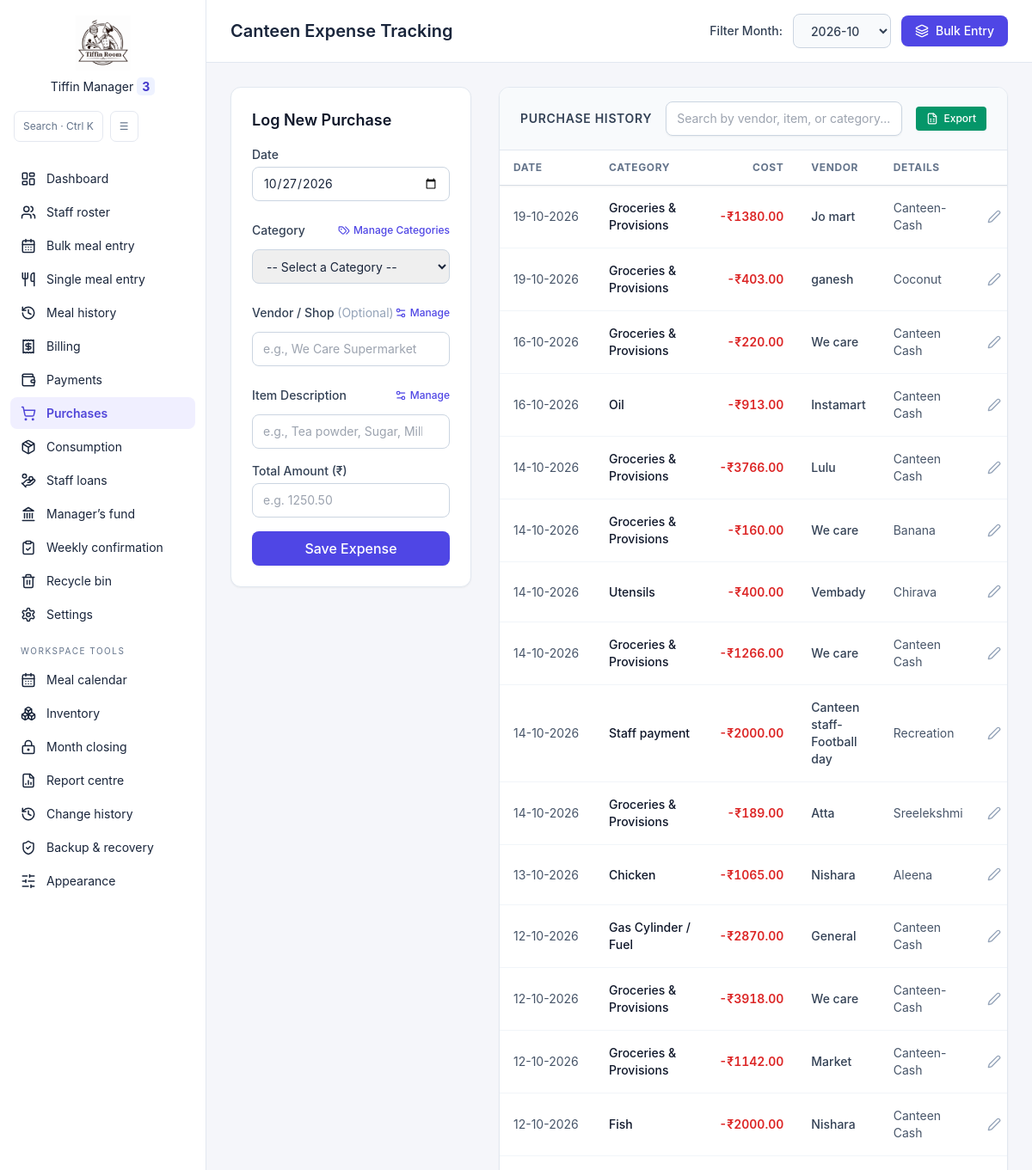
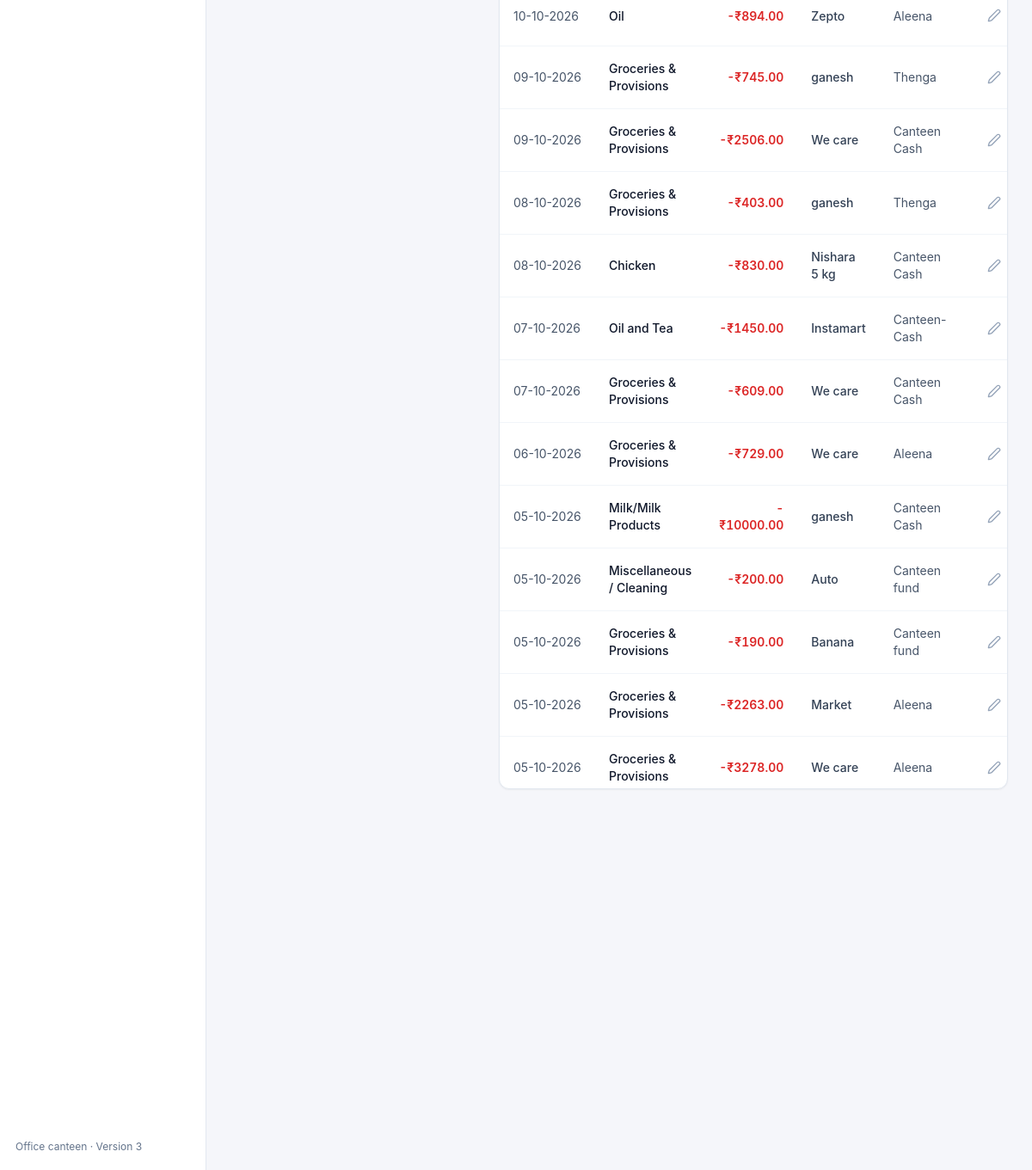
The app's page /purchases with its own data (2 pictures, top to bottom).
### tables this page shows
CREATE TABLE "Purchases_Raw" (purchase_id INTEGER PRIMARY KEY AUTOINCREMENT, item_category TEXT, description TEXT, amount REAL, purchase_date TEXT, vendor TEXT DEFAULT 'General', is_deleted INTEGER DEFAULT 0, deleted_at TEXT);

### app.py (the view, shortened to what this page needs)
@app.route("/purchases", methods=["GET", "POST"])
def purchases():
    success = request.args.get("success") == "1"
    conn = connect_db()
    cursor = conn.cursor()
    target_month = request.args.get('month')
    if not target_month:
        target_month = datetime.date.today().strftime('%Y-%m')
    cursor.execute("SELECT * FROM Purchases WHERE purchase_date LIKE ? ORDER BY purchase_date DESC, purchase_id DESC", (f"{target_month}%",))
    recent_purchases = []
    for row in cursor.fetchall():
        row = list(row)
        raw_date = row[4]  # keep the YYYY-MM-DD form too, for the edit form's date input
        try:
            row[4] = datetime.datetime.strptime(row[4], '%Y-%m-%d').strftime('%d-%m-%Y')
        except (ValueError, TypeError):
            pass
        row.append(raw_date)  # row[6]
        recent_purchases.append(row)
    cursor.execute("SELECT DISTINCT strftime('%Y-%m', purchase_date) FROM Purchases UNION SELECT ? ORDER BY 1 DESC", (target_month,))
    available_months = [row[0] for row in cursor.fetchall() if row[0]]
    cursor.execute("SELECT * FROM Expense_Categories WHERE is_active = 1 ORDER BY category_name ASC")
    categories = cursor.fetchall()
    cursor.execute("SELECT * FROM Expense_Categories WHERE is_active = 0 ORDER BY category_name ASC")
    archived_categories = cursor.fetchall()
    cursor.execute("SELECT * FROM Vendors WHERE is_active = 1 ORDER BY vendor_name ASC")
    vendors = cursor.fetchall()
    cursor.execute("SELECT * FROM Vendors WHERE is_active = 0 ORDER BY vendor_name ASC")
    archived_vendors = cursor.fetchall()
    cursor.execute("SELECT * FROM Purchase_Descriptions WHERE is_active = 1 ORDER BY description_text ASC")
    purchase_descriptions = cursor.fetchall()
    cursor.execute("SELECT * FROM Purchase_Descriptions WHERE is_active = 0 ORDER BY description_text ASC")
    archived_purchase_descriptions = cursor.fetchall()
    conn.close()
    bulk_success = request.args.get("bulk_success") == "1"
    return render_template("purchases.html", recent_purchases=recent_purchases, success=success, categories=categories, archived_categories=archived_categories,
                           vendors=vendors, archived_vendors=archived_vendors,
                           purchase_descriptions=purchase_descriptions, archived_purchase_descriptions=archived_purchase_descriptions,
                           target_month=target_month, available_months=available_months, bulk_success=bulk_success)

### app.py (called while the page is built, shortened)
def connect_db():
    connection = sqlite3.connect(DB_FILE, timeout=10)
    if has_request_context():
        g.setdefault("db_connections", []).append(connection)
    return connection

@app.teardown_request
def close_request_connections(error=None):
    for connection in g.pop("db_connections", []):
        connection.close()

@app.context_processor
def form_security():
    session.setdefault("csrf_token", secrets.token_hex(32))
    return {"csrf_token": session["csrf_token"], "submission_token": lambda: secrets.token_hex(24)}

@app.before_request
def validate_submission():
    for key in ("month", "filter_month", "report_month"):
        value = request.args.get(key)
    if request.method != "POST":
        return

@app.after_request
def finish_submission(response):
    if response.status_code >= 400:
        for connection in g.get("db_connections", []):
            try:
                connection.rollback()
            except sqlite3.ProgrammingError:
                pass  # Some handlers already closed their connection.
    if response.status_code >= 400 and getattr(g, "submission_token", None):
        with connect_db() as conn:
            conn.execute("DELETE FROM Form_Submissions WHERE token = ?", (g.submission_token,))
    if request.method == "POST" and response.status_code == 200:
        return redirect(request.path + "?success=1", code=303)
    return response

@app.context_processor
def inject_leadership():
    conn = connect_db()
    cursor = conn.cursor()
    try:
        cursor.execute("SELECT canteen_manager, committee_members FROM Global_Settings WHERE id = 1")
        row = cursor.fetchone()
        manager = row[0] if row and row[0] else "Aleena Jacob"
        committee = row[1] if row and row[1] else "Sabin P S, Abhilash, Sreelekshmi, Lekshmi"
    except Exception:
        manager = "Aleena Jacob"
        committee = "Sabin P S, Abhilash, Sreelekshmi, Lekshmi"
    finally:
        conn.close()
    return dict(canteen_manager=manager, committee_members=committee)

### templates/purchases.html (shortened to what this page needs)
<!DOCTYPE html>
<html lang="en">
<head>
    <script src="/static/vendor/tailwind-3.4.17.js"></script>
<link rel="stylesheet" href="{{ url_for('static', filename='app.css') }}">
<meta name="csrf-token" content="{{ csrf_token }}"><meta name="submission-token" content="{{ submission_token() }}"><script src="{{ url_for('static', filename='app.js') }}"></script><link rel="stylesheet" href="/static/features.css"></head>
<body class="flex h-screen text-slate-800">
    {% include 'sidebar.html' %}
    <main class="flex-1 flex flex-col overflow-y-auto">
        <header class="h-16 bg-white border-b border-slate-200 flex items-center justify-between px-8 shrink-0">
            <h1 class="text-xl font-semibold">Canteen Expense Tracking</h1>
            <div class="flex items-center space-x-3">
                <label class="text-sm font-medium text-slate-700">Filter Month:</label>
                <select onchange="window.location.href='/purchases?month='+this.value" class="border border-slate-300 rounded-lg px-4 py-2 text-sm focus:ring-2 focus:ring-indigo-500 outline-none font-medium text-slate-700 bg-slate-50">
                    {% for m in available_months %}
                        <option value="{{ m }}" {% if m == target_month %}selected{% endif %}>{{ m }}</option>
                    {% endfor %}
                </select>
                <button type="button" onclick="openBulkPurchaseModal()" class="inline-flex items-center px-4 py-2 bg-indigo-600 text-white rounded-lg font-medium hover:bg-indigo-700 transition-colors shadow-sm text-sm">
                    <i data-lucide="layers" class="w-4 h-4 mr-2"></i> Bulk Entry
                </button>
            </div>
        </header>
        <div class="p-8 max-w-[100rem] w-full mx-auto grid grid-cols-1 lg:grid-cols-3 gap-8">
            <div class="lg:col-span-1 space-y-6">
                <div class="bg-white rounded-xl border border-slate-200 shadow-sm p-6">
                    <h2 class="text-lg font-semibold text-slate-900 mb-4">Log New Purchase</h2>
                    <form action="/purchases" method="POST" class="space-y-4"><input type="hidden" name="csrf_token" value="{{ csrf_token }}"><input type="hidden" name="submission_token" value="{{ submission_token() }}">
                        <div>
                            <label class="block text-sm font-medium text-slate-700 mb-1">Date</label>
                            <input type="date" name="purchase_date" id="datePicker" required class="w-full border border-slate-300 rounded-lg px-3 py-2 text-sm focus:ring-2 focus:ring-indigo-500 outline-none">
                        </div>
                        <div>
                            <div class="flex items-center justify-between mb-1">
                                <label class="block text-sm font-medium text-slate-700">Category</label>
                                <button type="button" onclick="openQuickAddCategoryModal()" class="text-xs font-medium text-indigo-600 hover:text-indigo-800 inline-flex items-center">
                                    <i data-lucide="tags" class="w-3.5 h-3.5 mr-1"></i> Manage Categories
                                </button>
                            </div>
                            <select name="category" id="categorySelect" required class="w-full border border-slate-300 rounded-lg px-3 py-2 text-sm focus:ring-2 focus:ring-indigo-500 outline-none">
                                <option value="" disabled selected>-- Select a Category --</option>
                            </select>
                        </div>
                        <div>
                            <div class="flex items-center justify-between mb-1">
                                <label class="block text-sm font-medium text-slate-700">Vendor / Shop <span class="text-slate-400 font-normal">(Optional)</span></label>
                                <button type="button" onclick="openManageVendorsModal()" class="text-xs font-medium text-indigo-600 hover:text-indigo-800 inline-flex items-center">
                                    <i data-lucide="settings-2" class="w-3.5 h-3.5 mr-1"></i> Manage
                                </button>
                            </div>
                            <input type="text" name="vendor" list="vendorDatalist" placeholder="e.g., We Care Supermarket" class="w-full border border-slate-300 rounded-lg px-3 py-2 text-sm focus:ring-2 focus:ring-indigo-500 outline-none">
                        </div>
                        <div>
                            <div class="flex items-center justify-between mb-1">
                                <label class="block text-sm font-medium text-slate-700">Item Description</label>
                                <button type="button" onclick="openManageDescriptionsModal()" class="text-xs font-medium text-indigo-600 hover:text-indigo-800 inline-flex items-center">
                                    <i data-lucide="settings-2" class="w-3.5 h-3.5 mr-1"></i> Manage
                                </button>
                            </div>
                            <input type="text" name="description" list="descriptionDatalist" placeholder="e.g., Tea powder, Sugar, Milk" required class="w-full border border-slate-300 rounded-lg px-3 py-2 text-sm focus:ring-2 focus:ring-indigo-500 outline-none">
                        </div>
                        <div>
                            <label class="block text-sm font-medium text-slate-700 mb-1">Total Amount (₹)</label>
                            <input type="number" name="amount" step="0.5" required placeholder="e.g. 1250.50" class="w-full border border-slate-300 rounded-lg px-3 py-2 text-sm focus:ring-2 focus:ring-indigo-500 outline-none">
                        </div>
                        <button type="submit" class="w-full bg-indigo-600 text-white px-4 py-2 rounded-lg font-medium hover:bg-indigo-700 transition-colors shadow-sm">
                            Save Expense
                        </button>
                    </form>
                </div>
            </div>
            <div class="lg:col-span-2">
                <div class="bg-white rounded-xl border border-slate-200 shadow-sm overflow-hidden flex flex-col h-[80vh]">
                    <div class="px-6 py-4 border-b border-slate-200 bg-slate-50 shrink-0 flex items-center justify-between gap-4">
                        <h2 class="text-sm font-semibold text-slate-700 uppercase tracking-wider hidden sm:block">Purchase History</h2>
                        <input type="text" id="purchasesSearch" onkeyup="filterPurchases()" placeholder="Search by vendor, item, or category..." class="flex-1 max-w-sm border border-slate-300 rounded-lg px-3 py-1.5 text-sm outline-none focus:ring-2 focus:ring-indigo-500 shadow-sm">
                        <a href="/export-expenses?month={{ target_month }}" class="inline-flex shrink-0 items-center px-3 py-1.5 bg-emerald-600 text-white rounded font-medium hover:bg-emerald-700 transition-colors shadow-sm text-xs">
                            <i data-lucide="file-spreadsheet" class="w-3.5 h-3.5 mr-1.5"></i> Export
                        </a>
                    </div>
                    <div class="overflow-y-auto flex-1">
                        <table class="w-full text-left border-collapse">
                            <thead class="sticky top-0 bg-white shadow-sm z-10 border-b border-slate-200">
                                <tr class="text-xs font-semibold uppercase tracking-wider text-slate-500">
                                    <th class="px-4 py-3">Date</th>
                                    <th class="px-4 py-3">Category</th>
                                    <th class="px-4 py-3 text-right">Cost</th>
                                    <th class="px-4 py-3">Vendor</th>
                                    <th class="px-4 py-3">Details</th>
                                    <th class="px-2 py-3"></th>
                                </tr>
                            </thead>
                            <tbody class="divide-y divide-slate-100 text-sm">
                                {% for pur in recent_purchases %}
                                <tr class="hover:bg-slate-50 transition-colors group purchase-row">
                                    <td class="px-4 py-4 text-slate-600 whitespace-nowrap">{{ pur[4] }}</td>
                                    <td class="px-4 py-4 font-medium text-slate-900">{{ pur[1] }}</td>
                                    <td class="px-4 py-4 text-right font-semibold text-red-600">-₹{{ "%.2f"|format(pur[3]) }}</td>
                                    <td class="px-4 py-4 font-medium text-slate-700">{{ pur[5] }}</td>
                                    <td class="px-4 py-4 text-slate-600">{{ pur[2] }}</td>
                                    <td class="px-2 py-4 text-right opacity-0 group-hover:opacity-100 transition-opacity whitespace-nowrap">
                                        <button type="button" class="edit-purchase-btn text-slate-400 hover:text-blue-600 p-1 transition-colors mr-1" title="Edit Expense"
                                            data-id="{{ pur[0] }}" data-category="{{ pur[1] }}" data-desc="{{ pur[2] }}"
                                            data-amount="{{ pur[3] }}" data-vendor="{{ pur[5] }}" data-date="{{ pur[6] }}">
                                            <i data-lucide="edit-2" class="w-4 h-4"></i>
                                        </button>
                                    </td>
                                </tr>
                                {% else %}
                                <tr>
                                    <td colspan="6" class="px-6 py-8 text-center text-slate-500 italic">No expenses recorded yet.</td>
                                </tr>
                                {% endfor %}
                            </tbody>
                        </table>
                    </div>
                </div>
            </div>
        </div>
    </main>
{% include 'features/command.html' %}<script src="/static/features.js" defer></script></body>
</html>

### static/app.css (style rules this page uses)
* { box-sizing:border-box }
body { margin:0;font-family:Inter,system-ui,-apple-system,"Segoe UI",sans-serif;color:#1e293b;background:#f8fafc }
body>main { min-width:0;width:100% }
main>header { min-height:72px;height:auto!important;padding:16px 28px!important;gap:16px;flex-wrap:wrap }
main>div.p-8 { max-width:1600px;width:100%;margin-left:auto;margin-right:auto;padding:28px }
input,select,textarea { max-width:100%;min-height:40px }
button { min-height:36px }
th,td { vertical-align:middle }
td:has(.font-mono),td.text-right { font-variant-numeric:tabular-nums }
@media (hover:none) { td.opacity-0 { opacity:1 } }

### static/features.css (style rules this page uses)
:root { --surface:#fff;--canvas:#f5f6fa;--ink:#19253b;--muted:#64748b;--line:#e4e8f0;--brand:#5146d9;--tint:#f0efff;--shadow:0 4px 24px #14234506;color-scheme:light }
body { background:var(--canvas)!important;color:var(--ink)!important }
.block { display:block }

### templates/purchases.html (style rules this page uses)
body { font-family: 'Inter', sans-serif; background-color: #f8fafc; }

### records on screen
Purchases_Raw: purchase_date "19-10-2026", item_category "Groceries & Provisions", amount "1380.00", vendor "Jo mart", description "Canteen- Cash"
Purchases_Raw: purchase_date "19-10-2026", item_category "Groceries & Provisions", amount "403.00", vendor "ganesh", description "Coconut"
Purchases_Raw: purchase_date "16-10-2026", item_category "Groceries & Provisions", amount "220.00", vendor "We care", description "Canteen Cash"
Purchases_Raw: purchase_date "16-10-2026", item_category "Oil", amount "913.00", vendor "Instamart", description "Canteen Cash"
Purchases_Raw: purchase_date "14-10-2026", item_category "Groceries & Provisions", amount "3766.00", vendor "Lulu", description "Canteen Cash"
Purchases_Raw: purchase_date "14-10-2026", item_category "Groceries & Provisions", amount "160.00", vendor "We care", description "Banana"
Purchases_Raw: purchase_date "14-10-2026", item_category "Utensils", amount "400.00", vendor "Vembady", description "Chirava"
Purchases_Raw: purchase_date "14-10-2026", item_category "Groceries & Provisions", amount "1266.00", vendor "We care", description "Canteen Cash"
Purchases_Raw: purchase_date "14-10-2026", item_category "Staff payment", amount "2000.00", vendor "Canteen staff- Football day", description "Recreation"
Purchases_Raw: purchase_date "14-10-2026", item_category "Groceries & Provisions", amount "189.00", vendor "Atta", description "Sreelekshmi"
Purchases_Raw: purchase_date "13-10-2026", item_category "Chicken", amount "1065.00", vendor "Nishara", description "Aleena"
Purchases_Raw: purchase_date "12-10-2026", item_category "Gas Cylinder / Fuel", amount "2870.00", vendor "General", description "Canteen Cash"
Purchases_Raw: purchase_date "12-10-2026", item_category "Groceries & Provisions", amount "3918.00", vendor "We care", description "Canteen- Cash"
Purchases_Raw: purchase_date "12-10-2026", item_category "Groceries & Provisions", amount "1142.00", vendor "Market", description "Canteen- Cash"
Purchases_Raw: purchase_date "12-10-2026", item_category "Fish", amount "2000.00", vendor "Nishara", description "Canteen Cash"
Purchases_Raw: purchase_date "10-10-2026", item_category "Oil", amount "894.00", vendor "Zepto", description "Aleena"
Purchases_Raw: purchase_date "09-10-2026", item_category "Groceries & Provisions", amount "745.00", vendor "ganesh", description "Thenga"
Purchases_Raw: purchase_date "09-10-2026", item_category "Groceries & Provisions", amount "2506.00", vendor "We care", description "Canteen Cash"
Purchases_Raw: purchase_date "08-10-2026", item_category "Groceries & Provisions", amount "403.00", vendor "ganesh", description "Thenga"
Purchases_Raw: purchase_date "08-10-2026", item_category "Chicken", amount "830.00", vendor "Nishara 5 kg", description "Canteen Cash"
Purchases_Raw: purchase_date "07-10-2026", item_category "Oil and Tea", amount "1450.00", vendor "Instamart", description "Canteen- Cash"
Purchases_Raw: purchase_date "07-10-2026", item_category "Groceries & Provisions", amount "609.00", vendor "We care", description "Canteen Cash"
Purchases_Raw: purchase_date "06-10-2026", item_category "Groceries & Provisions", amount "729.00", vendor "We care", description "Aleena"
Purchases_Raw: purchase_date "05-10-2026", item_category "Milk/Milk Products", amount "10000.00", vendor "ganesh", description "Canteen Cash"
Purchases_Raw: purchase_date "05-10-2026", item_category "Miscellaneous / Cleaning", amount "200.00", vendor "Auto", description "Canteen fund"
Purchases_Raw: purchase_date "05-10-2026", item_category "Groceries & Provisions", amount "190.00", vendor "Banana", description "Canteen fund"
Purchases_Raw: purchase_date "05-10-2026", item_category "Groceries & Provisions", amount "2263.00", vendor "Market", description "Aleena"
Purchases_Raw: purchase_date "05-10-2026", item_category "Groceries & Provisions", amount "3278.00", vendor "We care", description "Aleena"

### other values on screen
form field value "2026-10"
